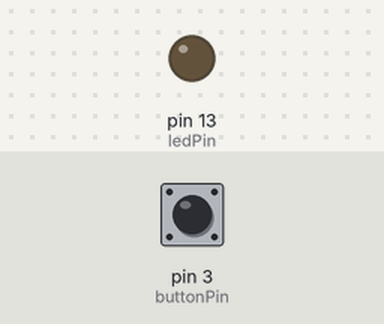
Recording of a sketch running on a simulated Arduino Uno, built with avr-gcc and run on an emulated ATmega328P. Shown: output pins drawn as LEDs (lit = HIGH). The test bench sets the inputs (shaded band); at power-on: pin 3 (buttonPin) LOW.

Above: at 3.2 s.
3.3 s: pin 3 (buttonPin) pulled HIGH for 0.15 s
At 4.1 s:
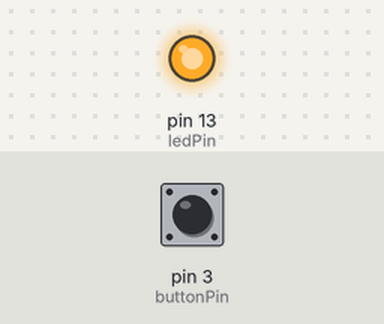
5.8 s: pin 3 (buttonPin) pulled HIGH for 3.2 s
At 10.4 s:
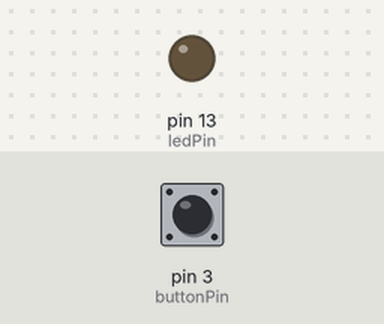
Timing chart, 0 to 11.9 s (numbered marks = the images above; inputs shaded):
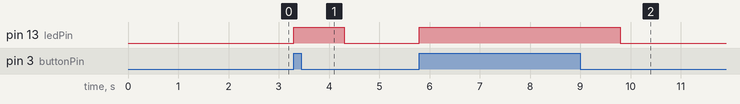

Measured:
- after the input at 3.3 s, pin 13 (ledPin): LOW → HIGH at once, → LOW 1.0 s later
- after the input at 5.8 s, pin 13 (ledPin): LOW → HIGH at once, → LOW 4.0 s later

The sketch:

SIM_800l_Send_SMS_i_Call.ino
```cpp
#include <SoftwareSerial.h>
SoftwareSerial sim800l(10, 11); // RX, TX
const int buttonPin = 3;     // the number of the pushbutton pin
const int ledPin =  13;      // the number of the LED pin
boolean flagButton = true;

int buttonState = 0;         // variable for reading the pushbutton status

void setup() {
  pinMode(ledPin, OUTPUT);
  pinMode(buttonPin, INPUT);
  Serial.begin(9600);
  sim800l.begin(4800);
delay(2000);
}

void loop() {
  buttonState = digitalRead(buttonPin);
  if(buttonState == HIGH){
    digitalWrite(ledPin, HIGH);
    //Call();
    delay(1000);

  }
  if(buttonState == LOW){
    digitalWrite(ledPin, LOW);
  }


}

void SendTextMessage()
{
  delay(5000);
  sim800l.print("AT+CMGF=1\r");
  delay(100);
  sim800l.print("AT+CMGS=\"+381600676824\"\r");
  //6177
  delay(200);
  sim800l.print(":*");
  sim800l.print("\r");
  delay(500);
  sim800l.print((char)26);
  delay(100);
  sim800l.println();
  delay(500);
}


void Call()
{
  delay(5000);
  sim800l.print("AT+CMGF=1\r");
  delay(100);
  sim800l.print("ATD+381600676824;\n\r");
  delay(70000);
}
```
